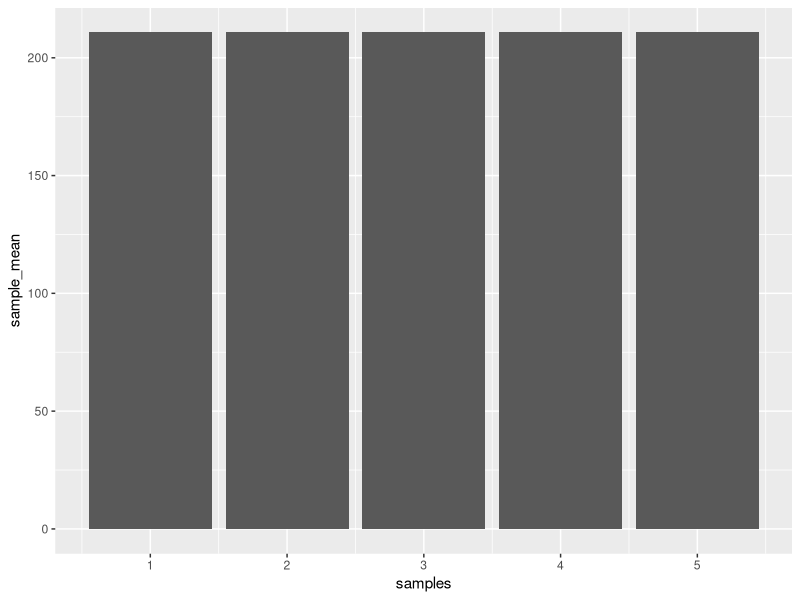
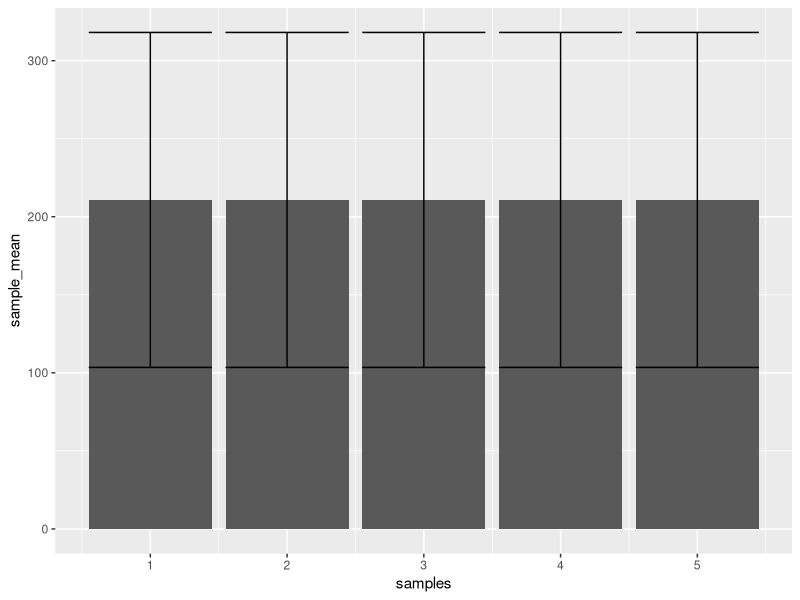

Recreate these plots in R, in order.
## ---- chunk 1
library(ggplot2)
library(dplyr)
## ---- chunk 2
observations<-rep(rnorm(25, 200,100),5)
samples <- rep(1:5,each =25)
my_data <- data.frame(samples, observations)

means <- my_data %>%
  group_by(samples) %>%
  summarize(sample_mean = mean(observations), sd=sd(observations))

#sample_means
ggplot(means, aes(x = samples, y =sample_mean))+
  geom_bar(stat="identity")

#error bars added
ggplot(means, aes(x = samples, y =sample_mean))+
  geom_bar(stat="identity")+
  geom_errorbar(aes(ymin=sample_mean-sd, ymax=sample_mean+sd))

## ---- chunk 3

## ---- chunk 4

## ---- chunk 5

## ---- chunk 6

